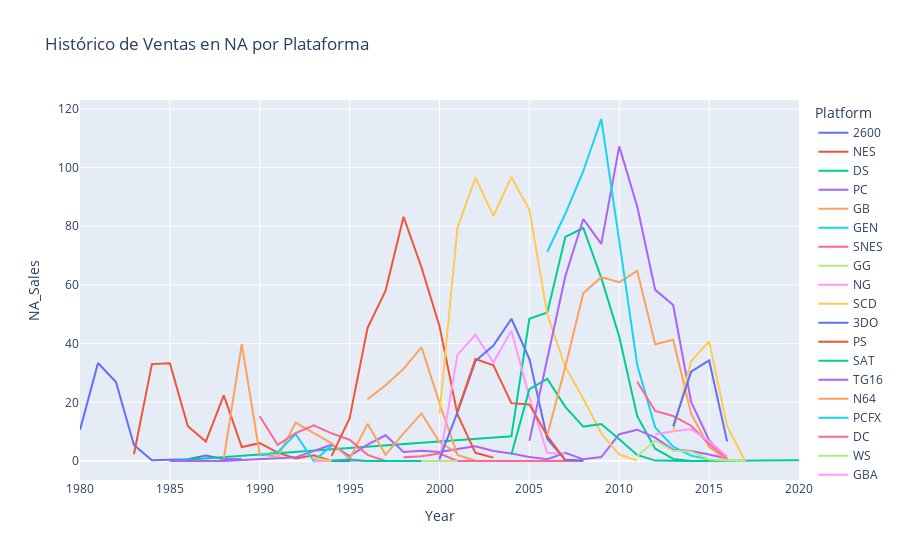

The cell this chart's notebook holds for it:
### Markdown cell above
### Plataformas con más ingresos por año

### Code cell
# Plataformas con más ingresos por año
# NA Sales
fig = sns.lineplot(df.groupby(['Platform', 'Year']).sum(numeric_only=True).reset_index(), x='Year', y='NA_Sales', hue='Platform')
fig.set(title='Histórico de Ventas en NA por Plataforma')
fig.legend(bbox_to_anchor=(1.02, 1), loc='upper left', borderaxespad=0, ncol=2)

# Con Plotly
fig = px.line(df.groupby(['Year', 'Platform']).sum(numeric_only=True).reset_index(), x='Year', y='NA_Sales', title='Histórico de Ventas en NA por Plataforma', color='Platform')
fig.show()

### Figure 1 — Plotly figure (JSON) as saved in the notebook; plotly's stock layout.template omitted (floating-point values rounded to 4 significant figures)
{"data": [{"hovertemplate": "Platform=2600<br>Year=%{x}<br>NA_Sales=%{y}<extra></extra>", "legendgroup": "2600", "line": {"color": "#636efa", "dash": "solid"}, "marker": {"symbol": "circle"}, "mode": "lines", "name": "2600", "orientation": "v", "showlegend": true, "type": "scatter", "x": [1980, 1981, 1982, 1983, 1984, 1985, 1986, 1987, 1988, 1989], "xaxis": "x", "y": [10.59, 33.4, 26.92, 5.44, 0.26, 0.42, 0.63, 1.84, 0.69, 0.59], "yaxis": "y"}, {"hovertemplate": "Platform=NES<br>Year=%{x}<br>NA_Sales=%{y}<extra></extra>", "legendgroup": "NES", "line": {"color": "#EF553B", "dash": "solid"}, "marker": {"symbol": "circle"}, "mode": "lines", "name": "NES", "orientation": "v", "showlegend": true, "type": "scatter", "x": [1983, 1984, 1985, 1986, 1987, 1988, 1989, 1990, 1991, 1992, 1993, 1994], "xaxis": "x", "y": [2.32, 33.02, 33.31, 11.87, 6.62, 22.36, 4.75, 6.08, 2.83, 0.84, 1.94, 0], "yaxis": "y"}, {"hovertemplate": "Platform=DS<br>Year=%{x}<br>NA_Sales=%{y}<extra></extra>", "legendgroup": "DS", "line": {"color": "#00cc96", "dash": "solid"}, "marker": {"symbol": "circle"}, "mode": "lines", "name": "DS", "orientation": "v", "showlegend": true, "type": "scatter", "x": [1985, 2004, 2005, 2006, 2007, 2008, 2009, 2010, 2011, 2012, 2013, 2014, 2020], "xaxis": "x", "y": [0, 8.42, 48.47, 50.63, 76.36, 79.4, 62.41, 42.36, 15.29, 4.21, 0.72, 0.02, 0.27], "yaxis": "y"}, {"hovertemplate": "Platform=PC<br>Year=%{x}<br>NA_Sales=%{y}<extra></extra>", "legendgroup": "PC", "line": {"color": "#ab63fa", "dash": "solid"}, "marker": {"symbol": "circle"}, "mode": "lines", "name": "PC", "orientation": "v", "showlegend": true, "type": "scatter", "x": [1985, 1988, 1992, 1994, 1995, 1996, 1997, 1998, 1999, 2000, 2001, 2002, 2003, 2004, 2005, 2006, 2007, 2008, 2009, 2010, 2011, 2012, 2013, 2014, 2015, 2016], "xaxis": "x", "y": [0, 0, 1.24, 5.55, 1.71, 5.56, 8.76, 3.05, 3.5, 3.03, 4.08, 5.03, 3.39, 2.53, 1.38, 0.6, 2.76, 0.57, 1.33, 9.13, 10.67, 7.95, 3.84, 3.4, 2.2, 0.84], "yaxis": "y"}, {"hovertemplate": "Platform=GB<br>Year=%{x}<br>NA_Sales=%{y}<extra></extra>", "legendgroup": "GB", "line": {"color": "#FFA15A", "dash": "solid"}, "marker": {"symbol": "circle"}, "mode": "lines", "name": "GB", "orientation": "v", "showlegend": true, "type": "scatter", "x": [1988, 1989, 1990, 1991, 1992, 1994, 1995, 1996, 1997, 1998, 1999, 2000, 2001], "xaxis": "x", "y": [0.82, 39.81, 2.24, 1.43, 13.1, 6.03, 0.69, 12.66, 2.09, 9.44, 16.21, 6.39, 2.73], "yaxis": "y"}, {"hovertemplate": "Platform=GEN<br>Year=%{x}<br>NA_Sales=%{y}<extra></extra>", "legendgroup": "GEN", "line": {"color": "#19d3f3", "dash": "solid"}, "marker": {"symbol": "circle"}, "mode": "lines", "name": "GEN", "orientation": "v", "showlegend": true, "type": "scatter", "x": [1990, 1991, 1992, 1993, 1994], "xaxis": "x", "y": [1.86, 3.03, 9.17, 0, 5.21], "yaxis": "y"}, {"hovertemplate": "Platform=SNES<br>Year=%{x}<br>NA_Sales=%{y}<extra></extra>", "legendgroup": "SNES", "line": {"color": "#FF6692", "dash": "solid"}, "marker": {"symbol": "circle"}, "mode": "lines", "name": "SNES", "orientation": "v", "showlegend": true, "type": "scatter", "x": [1990, 1991, 1992, 1993, 1994, 1995, 1996, 1997, 1998, 1999], "xaxis": "x", "y": [15.28, 5.47, 9.52, 12.18, 9.43, 7.26, 2.09, 0, 0, 0], "yaxis": "y"}, {"hovertemplate": "Platform=GG<br>Year=%{x}<br>NA_Sales=%{y}<extra></extra>", "legendgroup": "GG", "line": {"color": "#B6E880", "dash": "solid"}, "marker": {"symbol": "circle"}, "mode": "lines", "name": "GG", "orientation": "v", "showlegend": true, "type": "scatter", "x": [1992], "xaxis": "x", "y": [0], "yaxis": "y"}, {"hovertemplate": "Platform=NG<br>Year=%{x}<br>NA_Sales=%{y}<extra></extra>", "legendgroup": "NG", "line": {"color": "#FF97FF", "dash": "solid"}, "marker": {"symbol": "circle"}, "mode": "lines", "name": "NG", "orientation": "v", "showlegend": true, "type": "scatter", "x": [1993, 1994, 1995, 1996], "xaxis": "x", "y": [0, 0, 0, 0], "yaxis": "y"}, {"hovertemplate": "Platform=SCD<br>Year=%{x}<br>NA_Sales=%{y}<extra></extra>", "legendgroup": "SCD", "line": {"color": "#FECB52", "dash": "solid"}, "marker": {"symbol": "circle"}, "mode": "lines", "name": "SCD", "orientation": "v", "showlegend": true, "type": "scatter", "x": [1993, 1994], "xaxis": "x", "y": [1, 0], "yaxis": "y"}, {"hovertemplate": "Platform=3DO<br>Year=%{x}<br>NA_Sales=%{y}<extra></extra>", "legendgroup": "3DO", "line": {"color": "#636efa", "dash": "solid"}, "marker": {"symbol": "circle"}, "mode": "lines", "name": "3DO", "orientation": "v", "showlegend": true, "type": "scatter", "x": [1994, 1995], "xaxis": "x", "y": [0, 0], "yaxis": "y"}, {"hovertemplate": "Platform=PS<br>Year=%{x}<br>NA_Sales=%{y}<extra></extra>", "legendgroup": "PS", "line": {"color": "#EF553B", "dash": "solid"}, "marker": {"symbol": "circle"}, "mode": "lines", "name": "PS", "orientation": "v", "showlegend": true, "type": "scatter", "x": [1994, 1995, 1996, 1997, 1998, 1999, 2000, 2001, 2002, 2003], "xaxis": "x", "y": [1.76, 14.61, 45.42, 58.06, 83.22, 65.94, 45.93, 15.84, 2.78, 1.15], "yaxis": "y"}, {"hovertemplate": "Platform=SAT<br>Year=%{x}<br>NA_Sales=%{y}<extra></extra>", "legendgroup": "SAT", "line": {"color": "#00cc96", "dash": "solid"}, "marker": {"symbol": "circle"}, "mode": "lines", "name": "SAT", "orientation": "v", "showlegend": true, "type": "scatter", "x": [1994, 1995, 1996, 1997, 1998, 1999], "xaxis": "x", "y": [0.17, 0.55, 0, 0, 0, 0], "yaxis": "y"}, {"hovertemplate": "Platform=TG16<br>Year=%{x}<br>NA_Sales=%{y}<extra></extra>", "legendgroup": "TG16", "line": {"color": "#ab63fa", "dash": "solid"}, "marker": {"symbol": "circle"}, "mode": "lines", "name": "TG16", "orientation": "v", "showlegend": true, "type": "scatter", "x": [1995], "xaxis": "x", "y": [0], "yaxis": "y"}, {"hovertemplate": "Platform=N64<br>Year=%{x}<br>NA_Sales=%{y}<extra></extra>", "legendgroup": "N64", "line": {"color": "#FFA15A", "dash": "solid"}, "marker": {"symbol": "circle"}, "mode": "lines", "name": "N64", "orientation": "v", "showlegend": true, "type": "scatter", "x": [1996, 1997, 1998, 1999, 2000, 2001, 2002], "xaxis": "x", "y": [21.03, 25.84, 31.39, 38.77, 19.74, 2.08, 0.06], "yaxis": "y"}, {"hovertemplate": "Platform=PCFX<br>Year=%{x}<br>NA_Sales=%{y}<extra></extra>", "legendgroup": "PCFX", "line": {"color": "#19d3f3", "dash": "solid"}, "marker": {"symbol": "circle"}, "mode": "lines", "name": "PCFX", "orientation": "v", "showlegend": true, "type": "scatter", "x": [1996], "xaxis": "x", "y": [0], "yaxis": "y"}, {"hovertemplate": "Platform=DC<br>Year=%{x}<br>NA_Sales=%{y}<extra></extra>", "legendgroup": "DC", "line": {"color": "#FF6692", "dash": "solid"}, "marker": {"symbol": "circle"}, "mode": "lines", "name": "DC", "orientation": "v", "showlegend": true, "type": "scatter", "x": [1998, 1999, 2000, 2001, 2002, 2007, 2008], "xaxis": "x", "y": [1.26, 1.64, 2.53, 0, 0, 0, 0], "yaxis": "y"}, {"hovertemplate": "Platform=WS<br>Year=%{x}<br>NA_Sales=%{y}<extra></extra>", "legendgroup": "WS", "line": {"color": "#B6E880", "dash": "solid"}, "marker": {"symbol": "circle"}, "mode": "lines", "name": "WS", "orientation": "v", "showlegend": true, "type": "scatter", "x": [1999, 2000, 2001], "xaxis": "x", "y": [0, 0, 0], "yaxis": "y"}, {"hovertemplate": "Platform=GBA<br>Year=%{x}<br>NA_Sales=%{y}<extra></extra>", "legendgroup": "GBA", "line": {"color": "#FF97FF", "dash": "solid"}, "marker": {"symbol": "circle"}, "mode": "lines", "name": "GBA", "orientation": "v", "showlegend": true, "type": "scatter", "x": [2000, 2001, 2002, 2003, 2004, 2005, 2006, 2007], "xaxis": "x", "y": [0.05, 36.24, 43.02, 33.53, 44.43, 21.7, 2.7, 2.45], "yaxis": "y"}, {"hovertemplate": "Platform=PS2<br>Year=%{x}<br>NA_Sales=%{y}<extra></extra>", "legendgroup": "PS2", "line": {"color": "#FECB52", "dash": "solid"}, "marker": {"symbol": "circle"}, "mode": "lines", "name": "PS2", "orientation": "v", "showlegend": true, "type": "scatter", "x": [2000, 2001, 2002, 2003, 2004, 2005, 2006, 2007, 2008, 2009, 2010, 2011], "xaxis": "x", "y": [16.08, 79.49, 96.54, 83.54, 96.78, 85.6, 49.93, 32.05, 21.23, 9.36, 2.19, 0.13], "yaxis": "y"}, {"hovertemplate": "Platform=XB<br>Year=%{x}<br>NA_Sales=%{y}<extra></extra>", "legendgroup": "XB", "line": {"color": "#636efa", "dash": "solid"}, "marker": {"symbol": "circle"}, "mode": "lines", "name": "XB", "orientation": "v", "showlegend": true, "type": "scatter", "x": [2000, 2001, 2002, 2003, 2004, 2005, 2006, 2007, 2008], "xaxis": "x", "y": [0.74, 16.61, 34.05, 39.34, 48.47, 34.84, 7.47, 0.41, 0.13], "yaxis": "y"}, {"hovertemplate": "Platform=GC<br>Year=%{x}<br>NA_Sales=%{y}<extra></extra>", "legendgroup": "GC", "line": {"color": "#EF553B", "dash": "solid"}, "marker": {"symbol": "circle"}, "mode": "lines", "name": "GC", "orientation": "v", "showlegend": true, "type": "scatter", "x": [2001, 2002, 2003, 2004, 2005, 2006, 2007], "xaxis": "x", "y": [16.91, 34.71, 32.64, 19.71, 19.25, 8.51, 0.21], "yaxis": "y"}, {"hovertemplate": "Platform=PSP<br>Year=%{x}<br>NA_Sales=%{y}<extra></extra>", "legendgroup": "PSP", "line": {"color": "#00cc96", "dash": "solid"}, "marker": {"symbol": "circle"}, "mode": "lines", "name": "PSP", "orientation": "v", "showlegend": true, "type": "scatter", "x": [2004, 2005, 2006, 2007, 2008, 2009, 2010, 2011, 2012, 2013, 2014, 2015], "xaxis": "x", "y": [2.25, 24.48, 27.99, 18.46, 11.72, 12.61, 7.4, 2.05, 0.13, 0, 0, 0], "yaxis": "y"}, {"hovertemplate": "Platform=X360<br>Year=%{x}<br>NA_Sales=%{y}<extra></extra>", "legendgroup": "X360", "line": {"color": "#ab63fa", "dash": "solid"}, "marker": {"symbol": "circle"}, "mode": "lines", "name": "X360", "orientation": "v", "showlegend": true, "type": "scatter", "x": [2005, 2006, 2007, 2008, 2009, 2010, 2011, 2012, 2013, 2014, 2015, 2016], "xaxis": "x", "y": [6.89, 35.16, 62.95, 82.44, 73.97, 107.2, 86.7, 58.32, 53.13, 20.09, 7.11, 0.36], "yaxis": "y"}, {"hovertemplate": "Platform=PS3<br>Year=%{x}<br>NA_Sales=%{y}<extra></extra>", "legendgroup": "PS3", "line": {"color": "#FFA15A", "dash": "solid"}, "marker": {"symbol": "circle"}, "mode": "lines", "name": "PS3", "orientation": "v", "showlegend": true, "type": "scatter", "x": [2006, 2007, 2008, 2009, 2010, 2011, 2012, 2013, 2014, 2015, 2016], "xaxis": "x", "y": [8.83, 32.15, 57.18, 62.63, 60.92, 64.8, 39.8, 41.31, 16.12, 4.76, 0.4], "yaxis": "y"}, {"hovertemplate": "Platform=Wii<br>Year=%{x}<br>NA_Sales=%{y}<extra></extra>", "legendgroup": "Wii", "line": {"color": "#19d3f3", "dash": "solid"}, "marker": {"symbol": "circle"}, "mode": "lines", "name": "Wii", "orientation": "v", "showlegend": true, "type": "scatter", "x": [2006, 2007, 2008, 2009, 2010, 2011, 2012, 2013, 2014, 2015], "xaxis": "x", "y": [71.3, 84.25, 98.77, 116.5, 75.03, 32.72, 11.46, 4.91, 1.82, 0.57], "yaxis": "y"}, {"hovertemplate": "Platform=3DS<br>Year=%{x}<br>NA_Sales=%{y}<extra></extra>", "legendgroup": "3DS", "line": {"color": "#FF6692", "dash": "solid"}, "marker": {"symbol": "circle"}, "mode": "lines", "name": "3DS", "orientation": "v", "showlegend": true, "type": "scatter", "x": [2011, 2012, 2013, 2014, 2015, 2016], "xaxis": "x", "y": [26.98, 17.04, 15.33, 12.03, 5.82, 0.83], "yaxis": "y"}, {"hovertemplate": "Platform=PSV<br>Year=%{x}<br>NA_Sales=%{y}<extra></extra>", "legendgroup": "PSV", "line": {"color": "#B6E880", "dash": "solid"}, "marker": {"symbol": "circle"}, "mode": "lines", "name": "PSV", "orientation": "v", "showlegend": true, "type": "scatter", "x": [2011, 2012, 2013, 2014, 2015, 2016, 2017], "xaxis": "x", "y": [1.72, 6.92, 3.49, 3.21, 0.54, 0.19, 0], "yaxis": "y"}, {"hovertemplate": "Platform=WiiU<br>Year=%{x}<br>NA_Sales=%{y}<extra></extra>", "legendgroup": "WiiU", "line": {"color": "#FF97FF", "dash": "solid"}, "marker": {"symbol": "circle"}, "mode": "lines", "name": "WiiU", "orientation": "v", "showlegend": true, "type": "scatter", "x": [2012, 2013, 2014, 2015, 2016], "xaxis": "x", "y": [9.13, 10.15, 10.78, 6.77, 1.49], "yaxis": "y"}, {"hovertemplate": "Platform=PS4<br>Year=%{x}<br>NA_Sales=%{y}<extra></extra>", "legendgroup": "PS4", "line": {"color": "#FECB52", "dash": "solid"}, "marker": {"symbol": "circle"}, "mode": "lines", "name": "PS4", "orientation": "v", "showlegend": true, "type": "scatter", "x": [2013, 2014, 2015, 2016, 2017], "xaxis": "x", "y": [10.09, 34.09, 40.76, 11.86, 0], "yaxis": "y"}, {"hovertemplate": "Platform=XOne<br>Year=%{x}<br>NA_Sales=%{y}<extra></extra>", "legendgroup": "XOne", "line": {"color": "#636efa", "dash": "solid"}, "marker": {"symbol": "circle"}, "mode": "lines", "name": "XOne", "orientation": "v", "showlegend": true, "type": "scatter", "x": [2013, 2014, 2015, 2016], "xaxis": "x", "y": [11.8, 30.41, 34.29, 6.69], "yaxis": "y"}], "layout": {"legend": {"title": {"text": "Platform"}, "tracegroupgap": 0}, "title": {"text": "Histórico de Ventas en NA por Plataforma"}, "xaxis": {"anchor": "y", "domain": [0, 1], "title": {"text": "Year"}}, "yaxis": {"anchor": "x", "domain": [0, 1], "title": {"text": "NA_Sales"}}}}
